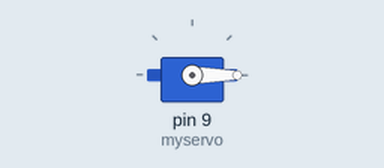
Bench run of a sketch on a simulated Arduino Uno, built with avr-gcc and run on an emulated ATmega328P. Parts: servo.

Above: at 0.05 s.
At 1.5 s:
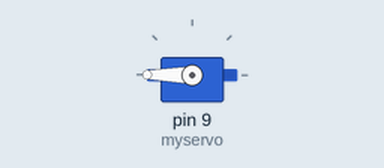
At 3.0 s:
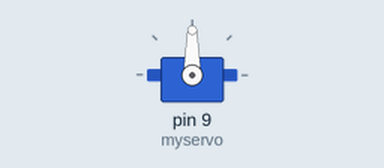
Timing chart, 0 to 6.9 s (numbered marks = the images above):
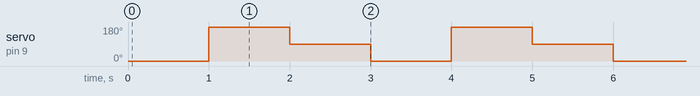

The sketch:

servo_only.ino
```cpp
// RC Servo only.

#include <Servo.h>

Servo myservo;  // create servo object to control a servo
                // a maximum of eight servo objects can be created

int pos = 0;    // variable to store the servo position

void setup()
{
  myservo.attach(9);  // attaches the servo on pin 9 to the servo object
}


void loop()
{
  myservo.write(0); // Set to one extreme.
  delay(1000);
  myservo.write(180); // Set to other extreme.
  delay(1000);
  myservo.write(90); // Set to variable servo.
  delay(1000);
}
```

Measured:
- by itself, servo on pin 9 (myservo): repeats every 3.0 s: 90° 1.0 s, 0° 1.0 s, 180° 1.0 s
